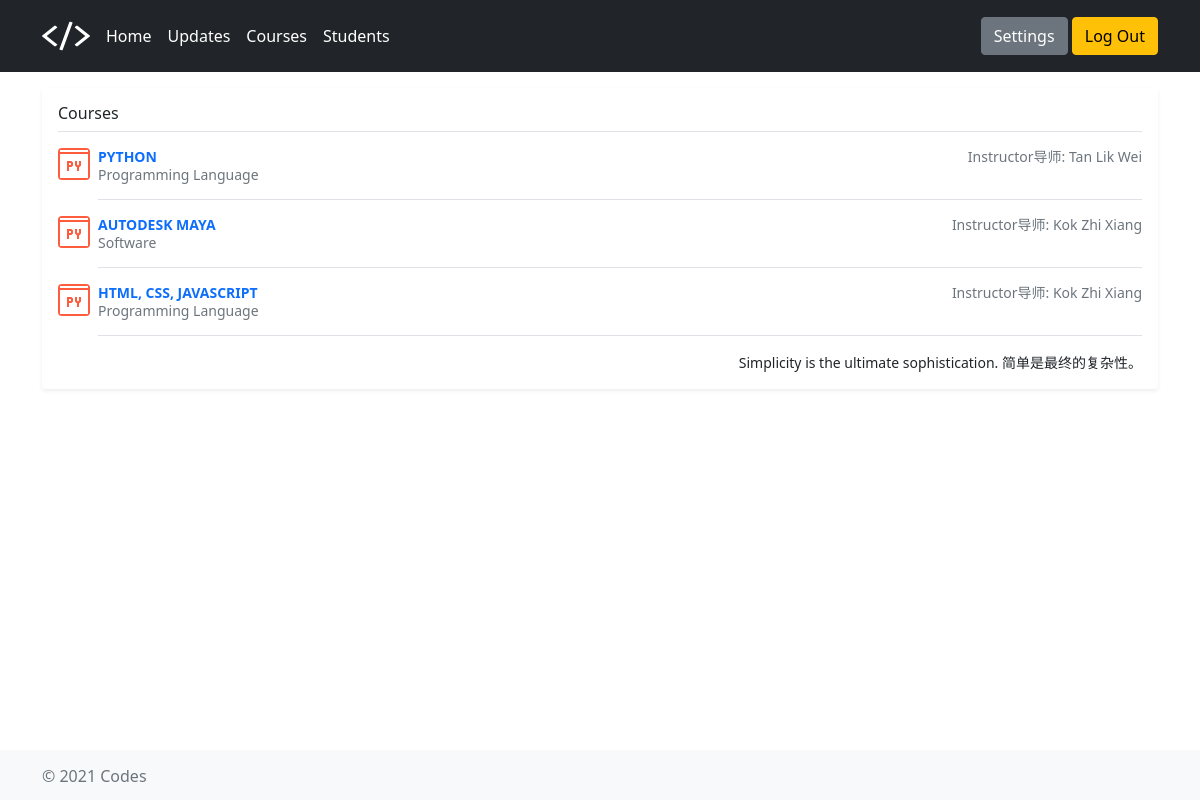
The app's page /courses/ (signed in) with its own data.
### courses/models.py (models this page shows)
class Course(models.Model):
    instructor = models.ForeignKey(
        settings.AUTH_USER_MODEL,
        on_delete=models.CASCADE,
        null=True
    )
    course_name = models.CharField(max_length=200)
    course_description = models.CharField(max_length=200)
    course_created_datetime = models.DateTimeField(auto_now_add=True)

### courses/views.py (the view)
# urls.py: path('courses/', courses_view, name='courses'),
@login_required
def courses_view(request, *args, **kwargs):  # *args, **kwargs
    course_list = Course.objects.all()
    context = {'course_list': course_list}
    return render(request, 'courses/index.html', context)

### templates/courses/index.html (shortened to what this page needs)
{% extends "base_generic.html" %}
    {% block head %}
    {% load static %}
    <link href="{% static 'assets/dist/css/bootstrap.min.css' %}" rel="stylesheet" />
    {% load static %}
    <link href="{% static 'headers.css' %}" rel="stylesheet" />
    <link href="{% static 'offcanvas.css' %}" rel="stylesheet">
    <link href="{% static 'sticky-footer.css' %}" rel="stylesheet">
    {% endblock %}
{% block content %}
<body class="d-flex flex-column h-100">
    <main class="container">
        <div class="my-3 p-3 bg-body rounded shadow-sm">
            <h6 class="border-bottom pb-2 mb-0">Courses</h6>
            {% if course_list %}
            {% for course in course_list %}
            <div class="d-flex text-muted pt-3">
                <div class="pb-3 mb-0 small lh-sm border-bottom w-100">
                    <div class="d-flex justify-content-between">
                        <strong class="text-gray-dark"><a href="/courses/{{ course.id }}/">
                                {{ course.course_name }}</a></strong>
                        Instructor导师: {{ course.instructor.last_name }} {{ course.instructor.first_name }}
                    </div>
                    <span class="d-block">{{ course.course_description }}</span>
                </div>
            </div>
            {% endfor %}
            {% else %}
            <p>No course are available.</p>
            {% endif %}
            <small class="d-block text-end mt-3">
                Simplicity is the ultimate sophistication. 简单是最终的复杂性。
            </small>
        </div>
    </main>
</body>
{% endblock %}
{% block script%}
{% load static %}
{% endblock %}

### static/offcanvas.css (style rules this page uses)
html, body { overflow-x: hidden; }

### static/sticky-footer.css (style rules this page uses)
html { position: relative; min-height: 100%; }
body { margin-bottom: 60px; }

### templates/base_generic.html (style rules this page uses)
a { text-decoration: none !important; }

### records on screen
Course: course_name "PYTHON", instructor.last_name "Tan", instructor.first_name "Lik Wei", course_description "Programming Language"
Course: course_name "AUTODESK MAYA", instructor.last_name "Kok", instructor.first_name "Zhi Xiang", course_description "Software"
Course: course_name "HTML, CSS, JAVASCRIPT", instructor.last_name "Kok", instructor.first_name "Zhi Xiang", course_description "Programming Language"
